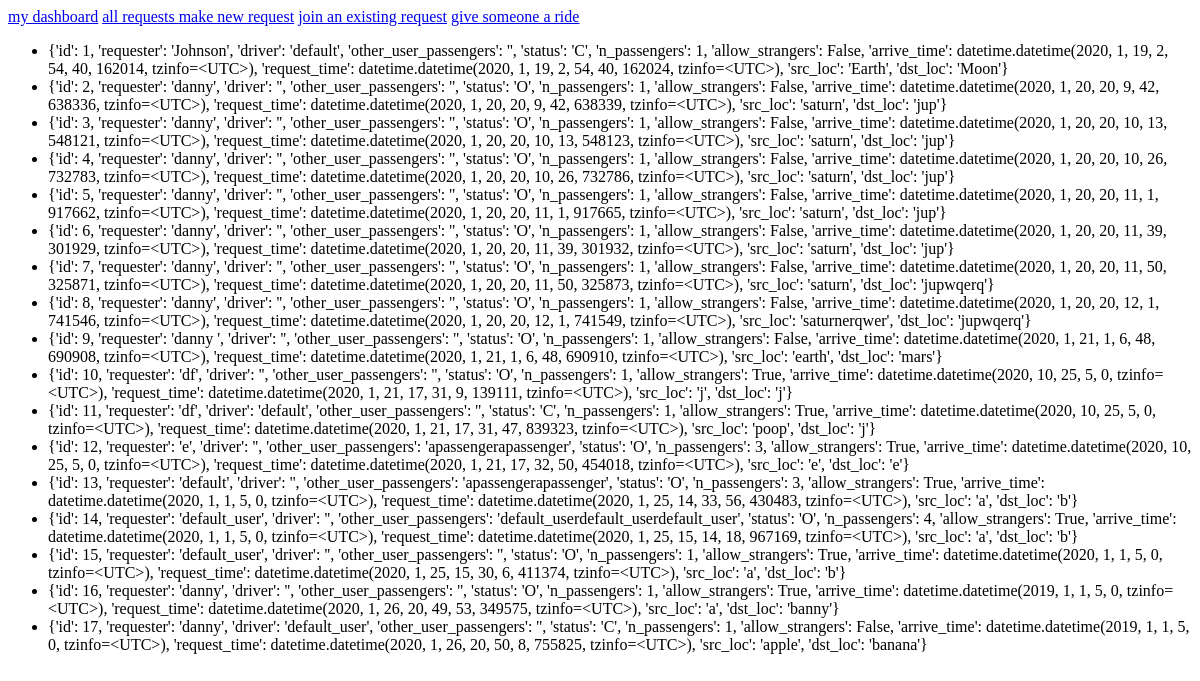
The app's page /riderequests/, older data.
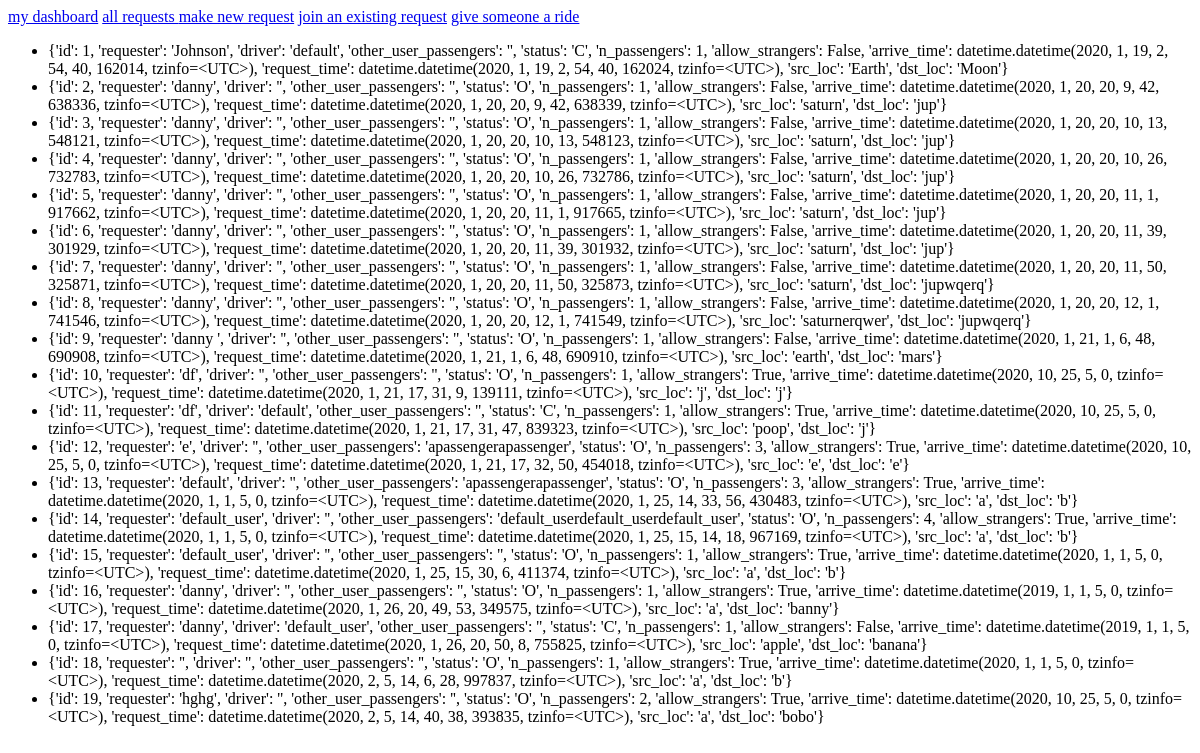
The same page, newer data.
### riderequests/models.py (models this page shows)
class Request(models.Model):
    OPEN = 'O'
    CONFIRMED = 'C'
    COMPLETED = 'F'
    STATUSES = (
            (OPEN, 'open'),
            (CONFIRMED, 'confirmed'),
            (COMPLETED, 'completed'),
    )
    requester = models.CharField(max_length=50)
    driver = models.CharField(max_length = 50, default = '')
    other_user_passengers =  models.CharField(max_length = 500, default = '')
    status = models.CharField(
            max_length=1,
            choices = STATUSES,
            default = OPEN)
    n_passengers = models.IntegerField(default = 1)
    allow_strangers = models.BooleanField(default = False)
    arrive_time = models.DateTimeField('expected arrival')
    request_time = models.DateTimeField('request sent time',default = datetime.now)
    src_loc = models.CharField(max_length = 500)
    dst_loc = models.CharField(max_length = 500)
    def __str__(self):
        tmp = copy.copy(self.__dict__)
        del tmp['_state']
        return str(tmp)

### riderequests/views.py (the view)
# urls.py: path('',views.index,name='index'),
def index(request):
    context = {
            'requests' : Request.objects.all()
            }
    return render(request,"riderequests/show_requests.html",context=context)

### templates/riderequests/show_requests.html
{% include "./header_links.html" %}
{% if requests %}
	<ul>
	{% for req in requests %}
	<li>{{req}}</li>
	{% endfor %}
	</ul>
{% else %}
	<p> no requests! </p>
{% endif %}

Row changes from the older to the newer data that the page shows:
added Request: req "{'id': 18, 'requester': '', 'driver': '', 'other_user_passengers': '', 'status': 'O', 'n_passengers': 1, 'allow_strangers': True, 'arrive_time': datetime.datetime(2020, 1, 1, 5, 0, tzinfo=<UTC>), 'request_time': datetime.datetime(2020, 2, 5, 14, 6, 28, 997837, tzinfo=<UTC>), 'src_loc': 'a', 'dst_loc': 'b'}"
added Request: req "{'id': 19, 'requester': 'hghg', 'driver': '', 'other_user_passengers': '', 'status': 'O', 'n_passengers': 2, 'allow_strangers': True, 'arrive_time': datetime.datetime(2020, 10, 25, 5, 0, tzinfo=<UTC>), 'request_time': datetime.datetime(2020, 2, 5, 14, 40, 38, 393835, tzinfo=<UTC>), 'src_loc': 'a', 'dst_loc': 'bobo'}"
